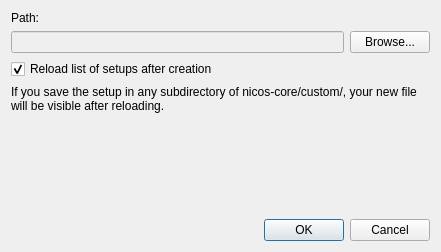
<?xml version="1.0" encoding="UTF-8"?>
<ui version="4.0">
 <class>Dialog</class>
 <widget class="QDialog" name="Dialog">
  <property name="geometry">
   <rect>
    <x>0</x>
    <y>0</y>
    <width>441</width>
    <height>252</height>
   </rect>
  </property>
  <property name="windowTitle">
   <string>New setup...</string>
  </property>
  <layout class="QVBoxLayout" name="verticalLayout">
   <item>
    <widget class="QLabel" name="label">
     <property name="text">
      <string>Path:</string>
     </property>
    </widget>
   </item>
   <item>
    <layout class="QHBoxLayout" name="horizontalLayout">
     <item>
      <widget class="QLineEdit" name="lineEditPath">
       <property name="enabled">
        <bool>false</bool>
       </property>
       <property name="text">
        <string/>
       </property>
      </widget>
     </item>
     <item>
      <widget class="QPushButton" name="pushButtonBrowse">
       <property name="text">
        <string>Browse...</string>
       </property>
      </widget>
     </item>
    </layout>
   </item>
   <item>
    <widget class="QCheckBox" name="checkBoxReload">
     <property name="text">
      <string>Reload list of setups after creation</string>
     </property>
     <property name="checked">
      <bool>true</bool>
     </property>
    </widget>
   </item>
   <item>
    <widget class="QLabel" name="labelReloadHint">
     <property name="text">
      <string>If you save the setup in any subdirectory of nicos-core/custom/, your new file will be visible after reloading.</string>
     </property>
     <property name="wordWrap">
      <bool>true</bool>
     </property>
    </widget>
   </item>
   <item>
    <spacer name="verticalSpacer">
     <property name="orientation">
      <enum>Qt::Vertical</enum>
     </property>
     <property name="sizeHint" stdset="0">
      <size>
       <width>20</width>
       <height>57</height>
      </size>
     </property>
    </spacer>
   </item>
   <item>
    <widget class="QDialogButtonBox" name="buttonBox">
     <property name="orientation">
      <enum>Qt::Horizontal</enum>
     </property>
     <property name="standardButtons">
      <set>QDialogButtonBox::Cancel|QDialogButtonBox::Ok</set>
     </property>
    </widget>
   </item>
  </layout>
 </widget>
 <resources/>
 <connections>
  <connection>
   <sender>buttonBox</sender>
   <signal>accepted()</signal>
   <receiver>Dialog</receiver>
   <slot>accept()</slot>
   <hints>
    <hint type="sourcelabel">
     <x>248</x>
     <y>254</y>
    </hint>
    <hint type="destinationlabel">
     <x>157</x>
     <y>274</y>
    </hint>
   </hints>
  </connection>
  <connection>
   <sender>buttonBox</sender>
   <signal>rejected()</signal>
   <receiver>Dialog</receiver>
   <slot>reject()</slot>
   <hints>
    <hint type="sourcelabel">
     <x>316</x>
     <y>260</y>
    </hint>
    <hint type="destinationlabel">
     <x>286</x>
     <y>274</y>
    </hint>
   </hints>
  </connection>
 </connections>
</ui>
